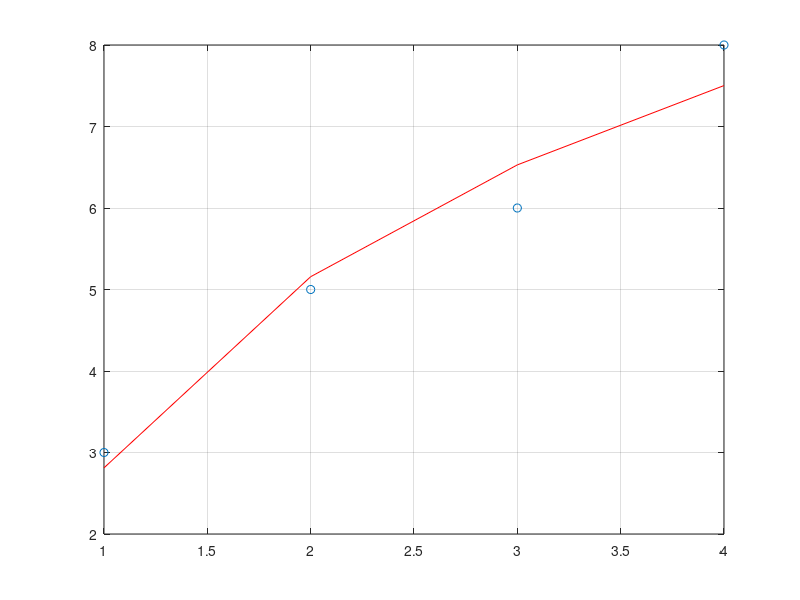

The MATLAB script that drew this image:
clear
clc

x = [1 2 3 4];
y = [3 5 6 8];
% número de pontos
n = length(x);
% No caso exponencial, M é sempre 1 (problema está linearizado)
M = 1

t = log(x) %log(x) já realiza a operação vetorial

for i = 1 : M + 1
  for j = 1 : M + 1
    a(i,j) = 0;
    for k = 1 : n
       a(i,j) += t(k)^(j+i-2);
    endfor
  endfor
  b(i) = 0;
  for k = 1 : n
    b(i) += y(k)*t(k)^(i-1);
  endfor
endfor

printf("Matriz A:\n");
a
printf("Vetor B:\n");
b
printf("Determinante de A:\n");
d = det(a)
printf("Condicionamento de A:\n");
n_cond = cond(a)
% resolve o sistema linear
c = a\b';

% vetor inteiro deve ser operado com exponencial
printf("Vetor C de coeficientes:\n");
c

% gera o vetor g(x) para construção do gráfico
for i = 1 : n
  g(i) = c(1) + c(2) * log(x(i));
endfor

printf("Vetor G de aproximações g(x):\n");
g

erro = 0;
for i = 1 : n
  erro += (g(i) - y(i))^2;
endfor
printf("Vetor E de erro [g(x) - y(x)]²:\n");
erro

%plotando os pontos da tabela original
plot(x,y,'o')
grid
hold on
%plotando a curva de aproximação
plot(x,g,'r')
